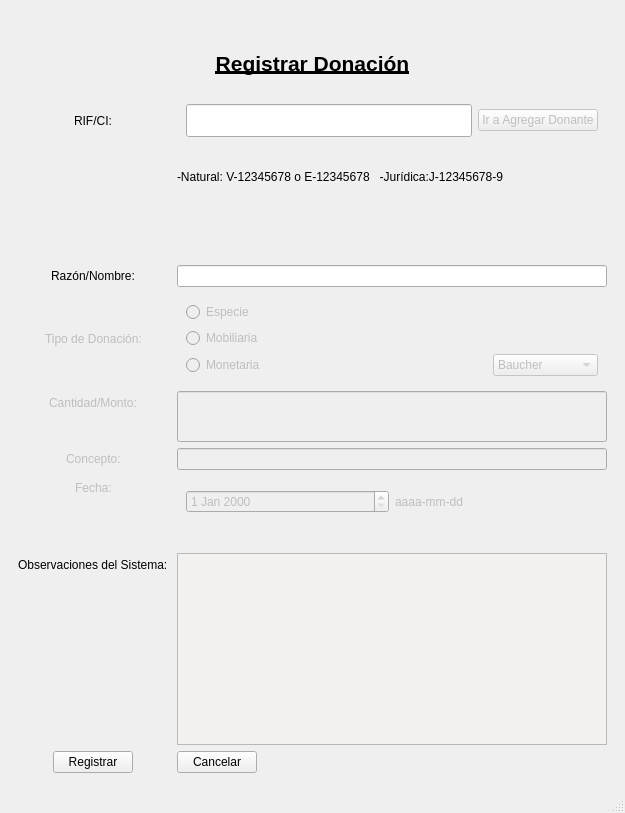
<?xml version="1.0" encoding="UTF-8"?>
<ui version="4.0">
 <class>registrarDonacion</class>
 <widget class="QMainWindow" name="registrarDonacion">
  <property name="geometry">
   <rect>
    <x>0</x>
    <y>0</y>
    <width>625</width>
    <height>813</height>
   </rect>
  </property>
  <property name="sizePolicy">
   <sizepolicy hsizetype="Maximum" vsizetype="Maximum">
    <horstretch>0</horstretch>
    <verstretch>0</verstretch>
   </sizepolicy>
  </property>
  <property name="windowTitle">
   <string>Registrar Donante</string>
  </property>
  <widget class="QWidget" name="form_2">
   <property name="sizePolicy">
    <sizepolicy hsizetype="Maximum" vsizetype="Maximum">
     <horstretch>0</horstretch>
     <verstretch>0</verstretch>
    </sizepolicy>
   </property>
   <property name="font">
    <font>
     <weight>50</weight>
     <bold>false</bold>
    </font>
   </property>
   <property name="layoutDirection">
    <enum>Qt::LeftToRight</enum>
   </property>
   <layout class="QVBoxLayout" name="verticalLayout">
    <item>
     <layout class="QFormLayout" name="form">
      <property name="sizeConstraint">
       <enum>QLayout::SetDefaultConstraint</enum>
      </property>
      <property name="fieldGrowthPolicy">
       <enum>QFormLayout::ExpandingFieldsGrow</enum>
      </property>
      <property name="rowWrapPolicy">
       <enum>QFormLayout::DontWrapRows</enum>
      </property>
      <property name="labelAlignment">
       <set>Qt::AlignCenter</set>
      </property>
      <property name="formAlignment">
       <set>Qt::AlignCenter</set>
      </property>
      <property name="horizontalSpacing">
       <number>9</number>
      </property>
      <property name="margin">
       <number>9</number>
      </property>
      <item row="0" column="0" colspan="2">
       <widget class="QLabel" name="label_4">
        <property name="text">
         <string/>
        </property>
        <property name="pixmap">
         <pixmap>../Code/ImgFundacion.JPG</pixmap>
        </property>
        <property name="alignment">
         <set>Qt::AlignCenter</set>
        </property>
       </widget>
      </item>
      <item row="1" column="0" colspan="2">
       <widget class="QLabel" name="label_3">
        <property name="sizePolicy">
         <sizepolicy hsizetype="Expanding" vsizetype="Expanding">
          <horstretch>0</horstretch>
          <verstretch>0</verstretch>
         </sizepolicy>
        </property>
        <property name="font">
         <font>
          <pointsize>16</pointsize>
          <weight>75</weight>
          <bold>true</bold>
          <underline>true</underline>
         </font>
        </property>
        <property name="text">
         <string>Registrar Donación</string>
        </property>
        <property name="textFormat">
         <enum>Qt::AutoText</enum>
        </property>
        <property name="alignment">
         <set>Qt::AlignCenter</set>
        </property>
       </widget>
      </item>
      <item row="3" column="0">
       <widget class="QLabel" name="label_RIF">
        <property name="sizePolicy">
         <sizepolicy hsizetype="Expanding" vsizetype="Expanding">
          <horstretch>0</horstretch>
          <verstretch>0</verstretch>
         </sizepolicy>
        </property>
        <property name="text">
         <string>RIF/CI:</string>
        </property>
       </widget>
      </item>
      <item row="3" column="1">
       <widget class="QWidget" name="gridWidget" native="true">
        <property name="sizePolicy">
         <sizepolicy hsizetype="Expanding" vsizetype="Expanding">
          <horstretch>0</horstretch>
          <verstretch>0</verstretch>
         </sizepolicy>
        </property>
        <layout class="QGridLayout" name="gridLayout_3">
         <item row="1" column="0">
          <widget class="QLineEdit" name="Rif_Ci">
           <property name="sizePolicy">
            <sizepolicy hsizetype="Expanding" vsizetype="Expanding">
             <horstretch>0</horstretch>
             <verstretch>0</verstretch>
            </sizepolicy>
           </property>
          </widget>
         </item>
         <item row="1" column="1">
          <widget class="QPushButton" name="irAgregar">
           <property name="enabled">
            <bool>false</bool>
           </property>
           <property name="text">
            <string>Ir a Agregar Donante</string>
           </property>
          </widget>
         </item>
        </layout>
       </widget>
      </item>
      <item row="4" column="1">
       <widget class="QLabel" name="label">
        <property name="sizePolicy">
         <sizepolicy hsizetype="Expanding" vsizetype="Expanding">
          <horstretch>0</horstretch>
          <verstretch>0</verstretch>
         </sizepolicy>
        </property>
        <property name="text">
         <string>-Natural: V-12345678 o E-12345678   -Jurídica:J-12345678-9</string>
        </property>
       </widget>
      </item>
      <item row="5" column="1">
       <widget class="QLabel" name="label_registrado">
        <property name="sizePolicy">
         <sizepolicy hsizetype="Expanding" vsizetype="Expanding">
          <horstretch>0</horstretch>
          <verstretch>0</verstretch>
         </sizepolicy>
        </property>
        <property name="palette">
         <palette>
          <active>
           <colorrole role="WindowText">
            <brush brushstyle="SolidPattern">
             <color alpha="255">
              <red>250</red>
              <green>0</green>
              <blue>0</blue>
             </color>
            </brush>
           </colorrole>
          </active>
          <inactive>
           <colorrole role="WindowText">
            <brush brushstyle="SolidPattern">
             <color alpha="255">
              <red>250</red>
              <green>0</green>
              <blue>0</blue>
             </color>
            </brush>
           </colorrole>
          </inactive>
          <disabled>
           <colorrole role="WindowText">
            <brush brushstyle="SolidPattern">
             <color alpha="255">
              <red>159</red>
              <green>158</green>
              <blue>158</blue>
             </color>
            </brush>
           </colorrole>
          </disabled>
         </palette>
        </property>
        <property name="text">
         <string/>
        </property>
       </widget>
      </item>
      <item row="6" column="1">
       <widget class="QLineEdit" name="razon_nombre">
        <property name="enabled">
         <bool>true</bool>
        </property>
        <property name="readOnly">
         <bool>true</bool>
        </property>
       </widget>
      </item>
      <item row="7" column="0">
       <widget class="QLabel" name="label_tipo_don">
        <property name="enabled">
         <bool>false</bool>
        </property>
        <property name="sizePolicy">
         <sizepolicy hsizetype="Expanding" vsizetype="Expanding">
          <horstretch>0</horstretch>
          <verstretch>0</verstretch>
         </sizepolicy>
        </property>
        <property name="text">
         <string>Tipo de Donación:</string>
        </property>
       </widget>
      </item>
      <item row="7" column="1">
       <widget class="QWidget" name="gridWidget" native="true">
        <property name="sizePolicy">
         <sizepolicy hsizetype="Expanding" vsizetype="Expanding">
          <horstretch>0</horstretch>
          <verstretch>0</verstretch>
         </sizepolicy>
        </property>
        <layout class="QGridLayout" name="gridLayout">
         <item row="4" column="0">
          <widget class="QRadioButton" name="monetaria">
           <property name="enabled">
            <bool>false</bool>
           </property>
           <property name="text">
            <string>Monetaria</string>
           </property>
           <property name="checkable">
            <bool>false</bool>
           </property>
          </widget>
         </item>
         <item row="2" column="0">
          <widget class="QRadioButton" name="mobiliaria">
           <property name="enabled">
            <bool>false</bool>
           </property>
           <property name="text">
            <string>Mobiliaria</string>
           </property>
           <property name="checkable">
            <bool>false</bool>
           </property>
          </widget>
         </item>
         <item row="1" column="0">
          <widget class="QRadioButton" name="especie">
           <property name="enabled">
            <bool>false</bool>
           </property>
           <property name="sizePolicy">
            <sizepolicy hsizetype="Expanding" vsizetype="Expanding">
             <horstretch>0</horstretch>
             <verstretch>0</verstretch>
            </sizepolicy>
           </property>
           <property name="text">
            <string>Especie</string>
           </property>
           <property name="checkable">
            <bool>false</bool>
           </property>
          </widget>
         </item>
         <item row="4" column="1">
          <widget class="QComboBox" name="tipoMonetaria">
           <property name="enabled">
            <bool>false</bool>
           </property>
           <property name="autoFillBackground">
            <bool>false</bool>
           </property>
           <property name="editable">
            <bool>false</bool>
           </property>
           <item>
            <property name="text">
             <string>Baucher</string>
            </property>
           </item>
           <item>
            <property name="text">
             <string>Cheque</string>
            </property>
           </item>
           <item>
            <property name="text">
             <string>Efectivo</string>
            </property>
           </item>
           <item>
            <property name="text">
             <string>Transferencia</string>
            </property>
           </item>
          </widget>
         </item>
        </layout>
       </widget>
      </item>
      <item row="9" column="0">
       <widget class="QLabel" name="label_cantmon">
        <property name="enabled">
         <bool>false</bool>
        </property>
        <property name="text">
         <string>Cantidad/Monto:</string>
        </property>
       </widget>
      </item>
      <item row="9" column="1">
       <widget class="QLineEdit" name="cantidad_monto">
        <property name="enabled">
         <bool>false</bool>
        </property>
        <property name="sizePolicy">
         <sizepolicy hsizetype="Expanding" vsizetype="Expanding">
          <horstretch>0</horstretch>
          <verstretch>0</verstretch>
         </sizepolicy>
        </property>
        <property name="readOnly">
         <bool>false</bool>
        </property>
       </widget>
      </item>
      <item row="10" column="0">
       <widget class="QLabel" name="label_concep">
        <property name="enabled">
         <bool>false</bool>
        </property>
        <property name="text">
         <string>Concepto:</string>
        </property>
       </widget>
      </item>
      <item row="10" column="1">
       <widget class="QLineEdit" name="concepto">
        <property name="enabled">
         <bool>false</bool>
        </property>
       </widget>
      </item>
      <item row="11" column="0">
       <widget class="QLabel" name="label_fecha">
        <property name="enabled">
         <bool>false</bool>
        </property>
        <property name="text">
         <string>Fecha:</string>
        </property>
       </widget>
      </item>
      <item row="11" column="1">
       <widget class="QWidget" name="gridWidget" native="true">
        <property name="sizePolicy">
         <sizepolicy hsizetype="Expanding" vsizetype="Expanding">
          <horstretch>0</horstretch>
          <verstretch>0</verstretch>
         </sizepolicy>
        </property>
        <layout class="QGridLayout" name="gridLayout_2">
         <item row="0" column="2">
          <widget class="QLabel" name="label_ayuda_fecha">
           <property name="enabled">
            <bool>false</bool>
           </property>
           <property name="text">
            <string>aaaa-mm-dd</string>
           </property>
          </widget>
         </item>
         <item row="0" column="1">
          <widget class="QDateEdit" name="campoFecha">
           <property name="enabled">
            <bool>false</bool>
           </property>
          </widget>
         </item>
        </layout>
       </widget>
      </item>
      <item row="12" column="0">
       <widget class="QLabel" name="label_campo1">
        <property name="enabled">
         <bool>false</bool>
        </property>
        <property name="text">
         <string/>
        </property>
       </widget>
      </item>
      <item row="13" column="0">
       <widget class="QLabel" name="label_2">
        <property name="text">
         <string>Observaciones del Sistema:</string>
        </property>
       </widget>
      </item>
      <item row="13" column="1">
       <widget class="QTextEdit" name="textEdit">
        <property name="palette">
         <palette>
          <active>
           <colorrole role="Base">
            <brush brushstyle="SolidPattern">
             <color alpha="255">
              <red>242</red>
              <green>241</green>
              <blue>240</blue>
             </color>
            </brush>
           </colorrole>
          </active>
          <inactive>
           <colorrole role="Base">
            <brush brushstyle="SolidPattern">
             <color alpha="255">
              <red>242</red>
              <green>241</green>
              <blue>240</blue>
             </color>
            </brush>
           </colorrole>
          </inactive>
          <disabled>
           <colorrole role="Base">
            <brush brushstyle="SolidPattern">
             <color alpha="255">
              <red>255</red>
              <green>255</green>
              <blue>255</blue>
             </color>
            </brush>
           </colorrole>
          </disabled>
         </palette>
        </property>
        <property name="readOnly">
         <bool>true</bool>
        </property>
       </widget>
      </item>
      <item row="16" column="0">
       <widget class="QPushButton" name="pushButton">
        <property name="sizePolicy">
         <sizepolicy hsizetype="Fixed" vsizetype="Fixed">
          <horstretch>0</horstretch>
          <verstretch>0</verstretch>
         </sizepolicy>
        </property>
        <property name="layoutDirection">
         <enum>Qt::LeftToRight</enum>
        </property>
        <property name="text">
         <string>Registrar</string>
        </property>
        <property name="flat">
         <bool>false</bool>
        </property>
       </widget>
      </item>
      <item row="16" column="1">
       <widget class="QPushButton" name="pushButton_2">
        <property name="sizePolicy">
         <sizepolicy hsizetype="Fixed" vsizetype="Fixed">
          <horstretch>0</horstretch>
          <verstretch>0</verstretch>
         </sizepolicy>
        </property>
        <property name="text">
         <string>Cancelar</string>
        </property>
       </widget>
      </item>
      <item row="6" column="0">
       <widget class="QLabel" name="label_5">
        <property name="text">
         <string>Razón/Nombre:</string>
        </property>
       </widget>
      </item>
     </layout>
    </item>
   </layout>
  </widget>
  <widget class="QMenuBar" name="menubar">
   <property name="geometry">
    <rect>
     <x>0</x>
     <y>0</y>
     <width>625</width>
     <height>25</height>
    </rect>
   </property>
  </widget>
  <widget class="QStatusBar" name="statusbar"/>
 </widget>
 <resources/>
 <connections>
  <connection>
   <sender>pushButton</sender>
   <signal>clicked()</signal>
   <receiver>registrarDonacion</receiver>
   <slot>verifiedAndSave()</slot>
   <hints>
    <hint type="sourcelabel">
     <x>102</x>
     <y>772</y>
    </hint>
    <hint type="destinationlabel">
     <x>120</x>
     <y>464</y>
    </hint>
   </hints>
  </connection>
  <connection>
   <sender>pushButton_2</sender>
   <signal>clicked()</signal>
   <receiver>registrarDonacion</receiver>
   <slot>cancel()</slot>
   <hints>
    <hint type="sourcelabel">
     <x>293</x>
     <y>772</y>
    </hint>
    <hint type="destinationlabel">
     <x>411</x>
     <y>540</y>
    </hint>
   </hints>
  </connection>
  <connection>
   <sender>Rif_Ci</sender>
   <signal>editingFinished()</signal>
   <receiver>registrarDonacion</receiver>
   <slot>verified_Rif_Ci()</slot>
   <hints>
    <hint type="sourcelabel">
     <x>434</x>
     <y>329</y>
    </hint>
    <hint type="destinationlabel">
     <x>128</x>
     <y>69</y>
    </hint>
   </hints>
  </connection>
  <connection>
   <sender>monetaria</sender>
   <signal>clicked()</signal>
   <receiver>registrarDonacion</receiver>
   <slot>select_monetario()</slot>
   <hints>
    <hint type="sourcelabel">
     <x>470</x>
     <y>485</y>
    </hint>
    <hint type="destinationlabel">
     <x>126</x>
     <y>393</y>
    </hint>
   </hints>
  </connection>
  <connection>
   <sender>mobiliaria</sender>
   <signal>clicked()</signal>
   <receiver>registrarDonacion</receiver>
   <slot>select_mobiliaria()</slot>
   <hints>
    <hint type="sourcelabel">
     <x>470</x>
     <y>455</y>
    </hint>
    <hint type="destinationlabel">
     <x>75</x>
     <y>442</y>
    </hint>
   </hints>
  </connection>
  <connection>
   <sender>especie</sender>
   <signal>clicked()</signal>
   <receiver>registrarDonacion</receiver>
   <slot>select_especie()</slot>
   <hints>
    <hint type="sourcelabel">
     <x>470</x>
     <y>427</y>
    </hint>
    <hint type="destinationlabel">
     <x>59</x>
     <y>472</y>
    </hint>
   </hints>
  </connection>
  <connection>
   <sender>irAgregar</sender>
   <signal>clicked()</signal>
   <receiver>registrarDonacion</receiver>
   <slot>goRegistrarDonante()</slot>
   <hints>
    <hint type="sourcelabel">
     <x>597</x>
     <y>329</y>
    </hint>
    <hint type="destinationlabel">
     <x>126</x>
     <y>306</y>
    </hint>
   </hints>
  </connection>
  <connection>
   <sender>tipoMonetaria</sender>
   <signal>activated(QString)</signal>
   <receiver>registrarDonacion</receiver>
   <slot>guardar_tipoMon()</slot>
   <hints>
    <hint type="sourcelabel">
     <x>555</x>
     <y>481</y>
    </hint>
    <hint type="destinationlabel">
     <x>615</x>
     <y>497</y>
    </hint>
   </hints>
  </connection>
 </connections>
 <slots>
  <slot>verified_Rif_Ci()</slot>
  <slot>select_mobiliaria()</slot>
  <slot>select_especie()</slot>
  <slot>verifiedAndSave()</slot>
  <slot>cancel()</slot>
  <slot>select_monetario()</slot>
  <slot>goRegistrarDonante()</slot>
  <slot>guardar_tipoMon()</slot>
 </slots>
</ui>
